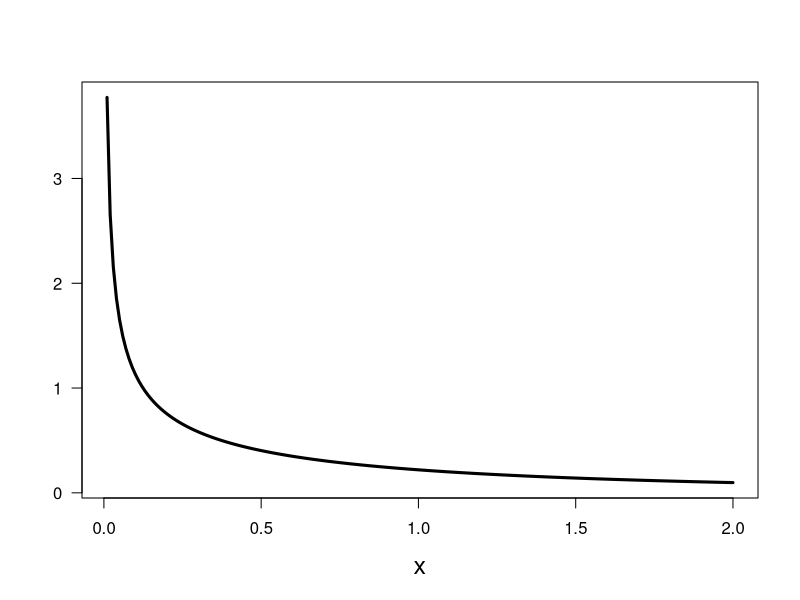

Write R code to recreate this figure. (Note: this script raises an error after producing the figure.)
print('file: PDsPDFs-F-PDFs.R')
# F distributions
x = seq(0.01,2,0.01)
F11 = df(x,1,1); F15 = df(x,1,5); F51 = df(x,5,1); F8075 = df(x,80,75)
# png('FpdfBook160103R.png',width=16,height=12,units='cm',res=300)
plot(x,F15,type='l',xlab='x',ylab=NA,col='black',lwd=3,las=1,cex.lab=1.5) 
title(ylab=TeX('$F(x; \\nu_1, \\nu_2)$'),cex.lab=1.5,line=2.3)
lines(x,F11,col='blue',lwd=3,lty=2)
lines(x,F51,col='red',lwd=3,lty=3)
lines(x,F8075,col='magenta',lwd=3,lty=4)
xt = 0.5
text(xt,3.5,TeX('$\\nu_1 = 1,\\, \\nu_2 = 5$'),col='black',cex=1.5)
text(xt,2.5,TeX('$\\nu_1 = 1,\\, \\nu_2 = 1$'),col='blue',cex=1.5)
text(xt,3,TeX('$\\nu_1 = 5,\\, \\nu_2 = 1$'),col='red',cex=1.5)
text(xt,2.0,TeX('$\\nu_1 = 80,\\, \\nu_2 = 75$'),col='magenta',cex=1.5)
# dev.off()
# ----------------------------------------------------------------
# Remarks:
# cex.lab=1.5   increase size of axis labels (default: cex.lab=1)
# ----------------------------------------------------------------
